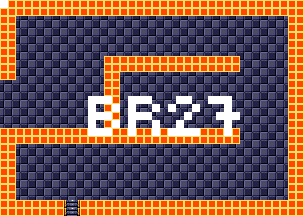

A 2D game scene composited from a Tiled map and its tileset images. What follows is a short description and the map's XML, with each tile layer's data collapsed to a summary:
An orthogonal 38x27 tile map with 8x8 px tiles, 4 tile layers (background, foreground, room numbers, Objects), 15 tilesets.

<map version="1.5" tiledversion="1.7.1" orientation="orthogonal" renderorder="right-down" width="38" height="27" tilewidth="8" tileheight="8" infinite="0" nextlayerid="11" nextobjectid="1">
 <tileset firstgid="1" source="tilesheets/tsKarniMata.tsx" />
 <tileset firstgid="1025" source="tilesheets/tsVoodooWasp.tsx" />
 <tileset firstgid="2049" source="tilesheets/tsBurial.tsx" />
 <tileset firstgid="3073" source="tilesheets/tsBlueTemple.tsx" />
 <tileset firstgid="4097" source="tilesheets/tsGoddess.tsx" />
 <tileset firstgid="5121" source="tilesheets/tsKonark.tsx" />
 <tileset firstgid="6145" name="sEnemies" tilewidth="8" tileheight="8" tilecount="1024" columns="32">
  <image source="../grapx/tilesheets/sObjects.bmp" trans="ff94ff" width="256" height="256" />
 </tileset>
 <tileset firstgid="7169" source="tilesheets/tsIceTemple.tsx" />
 <tileset firstgid="8193" source="tilesheets/tsLavaArea.tsx" />
 <tileset firstgid="9217" source="tilesheets/tsBossArea.tsx" />
 <tileset firstgid="10241" source="tilesheets/tsPegu.tsx" />
 <tileset firstgid="11265" source="tilesheets/sTiwanakuTemple.tsx" />
 <tileset firstgid="12289" source="tilesheets/sIndraTemple.tsx" />
 <tileset firstgid="13313" source="tilesheets/sTeleport.tsx" />
 <tileset firstgid="14337" source="tilesheets/sObjects.tsx" />
 <layer id="2" name="background" width="38" height="27">
  <data>[1026 cells, 1026 non-empty, 2 distinct tile ids]</data>
 </layer>
 <layer id="1" name="foreground" width="38" height="27">
  <data>[1026 cells, 336 non-empty, 3 distinct tile ids]</data>
 </layer>
 <layer id="7" name="room numbers" width="38" height="27">
  <data>[1026 cells, 45 non-empty, 1 distinct tile ids]</data>
 </layer>
 <layer id="10" name="Objects" width="38" height="27">
  <data>[1026 cells, 0 non-empty, 0 distinct tile ids]</data>
 </layer>
</map>
